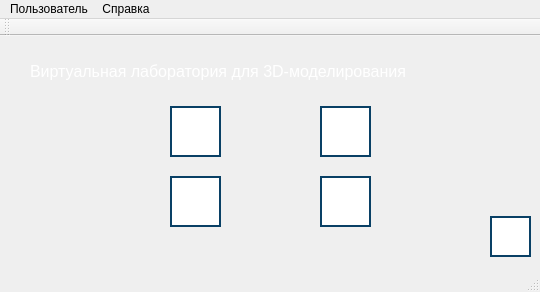
<?xml version="1.0" encoding="UTF-8"?>
<ui version="4.0">
 <class>MainWindow</class>
 <widget class="QMainWindow" name="MainWindow">
  <property name="geometry">
   <rect>
    <x>0</x>
    <y>0</y>
    <width>540</width>
    <height>292</height>
   </rect>
  </property>
  <property name="windowTitle">
   <string>RayTracing | Подсистема «Студент» | 1.0v</string>
  </property>
  <property name="toolTip">
   <string/>
  </property>
  <widget class="QWidget" name="centralWidget">
   <widget class="QPushButton" name="button_theory">
    <property name="geometry">
     <rect>
      <x>170</x>
      <y>70</y>
      <width>51</width>
      <height>51</height>
     </rect>
    </property>
    <property name="font">
     <font>
      <pointsize>10</pointsize>
     </font>
    </property>
    <property name="toolTip">
     <string>Доступ к модулю &quot;Теория&quot;</string>
    </property>
    <property name="styleSheet">
     <string notr="true">QPushButton {
    background-color: rgb(255, 255, 255);
    border: 2px solid #094065;
}

QPushButton:pressed {
    background-color:  rgb(118, 118, 118);
}
</string>
    </property>
    <property name="text">
     <string/>
    </property>
    <property name="icon">
     <iconset>
      <normaloff>images/admin-theory-button.png</normaloff>images/admin-theory-button.png</iconset>
    </property>
    <property name="iconSize">
     <size>
      <width>42</width>
      <height>48</height>
     </size>
    </property>
   </widget>
   <widget class="QPushButton" name="button_demo">
    <property name="geometry">
     <rect>
      <x>170</x>
      <y>140</y>
      <width>51</width>
      <height>51</height>
     </rect>
    </property>
    <property name="font">
     <font>
      <pointsize>10</pointsize>
     </font>
    </property>
    <property name="toolTip">
     <string>Доступ к модулю &quot;Демонстрация&quot;</string>
    </property>
    <property name="styleSheet">
     <string notr="true">QPushButton {
    background-color: rgb(255, 255, 255);
    border: 2px solid #094065;
}

QPushButton:pressed {
    background-color:  rgb(118, 118, 118);
}
</string>
    </property>
    <property name="text">
     <string/>
    </property>
    <property name="icon">
     <iconset>
      <normaloff>images/admin-demo-button.png</normaloff>images/admin-demo-button.png</iconset>
    </property>
    <property name="iconSize">
     <size>
      <width>42</width>
      <height>48</height>
     </size>
    </property>
   </widget>
   <widget class="QPushButton" name="button_test">
    <property name="geometry">
     <rect>
      <x>320</x>
      <y>140</y>
      <width>51</width>
      <height>51</height>
     </rect>
    </property>
    <property name="font">
     <font>
      <pointsize>10</pointsize>
     </font>
    </property>
    <property name="toolTip">
     <string>Доступ к модулю &quot;Тестирование&quot;</string>
    </property>
    <property name="styleSheet">
     <string notr="true">QPushButton {
    background-color: rgb(255, 255, 255);
    border: 2px solid #094065;
}

QPushButton:pressed {
    background-color:  rgb(118, 118, 118);
}
</string>
    </property>
    <property name="text">
     <string/>
    </property>
    <property name="icon">
     <iconset>
      <normaloff>images/admin-test-button.png</normaloff>images/admin-test-button.png</iconset>
    </property>
    <property name="iconSize">
     <size>
      <width>42</width>
      <height>48</height>
     </size>
    </property>
   </widget>
   <widget class="QLabel" name="label">
    <property name="geometry">
     <rect>
      <x>30</x>
      <y>20</y>
      <width>471</width>
      <height>31</height>
     </rect>
    </property>
    <property name="font">
     <font>
      <pointsize>12</pointsize>
     </font>
    </property>
    <property name="styleSheet">
     <string notr="true">color: rgb(255, 255, 255);
</string>
    </property>
    <property name="text">
     <string>Виртуальная лаборатория для 3D-моделирования</string>
    </property>
   </widget>
   <widget class="QPushButton" name="button_practic">
    <property name="geometry">
     <rect>
      <x>320</x>
      <y>70</y>
      <width>51</width>
      <height>51</height>
     </rect>
    </property>
    <property name="font">
     <font>
      <pointsize>10</pointsize>
     </font>
    </property>
    <property name="toolTip">
     <string>Доступ к модулю &quot;Практика&quot;</string>
    </property>
    <property name="styleSheet">
     <string notr="true">QPushButton {
    background-color: rgb(255, 255, 255);
    border: 2px solid #094065;
}

QPushButton:pressed {
    background-color:  rgb(118, 118, 118);
}
</string>
    </property>
    <property name="text">
     <string/>
    </property>
    <property name="icon">
     <iconset>
      <normaloff>images/admin-lab-button.png</normaloff>images/admin-lab-button.png</iconset>
    </property>
    <property name="iconSize">
     <size>
      <width>42</width>
      <height>48</height>
     </size>
    </property>
   </widget>
   <widget class="QPushButton" name="button_help">
    <property name="geometry">
     <rect>
      <x>490</x>
      <y>180</y>
      <width>41</width>
      <height>41</height>
     </rect>
    </property>
    <property name="toolTip">
     <string>Получить справку</string>
    </property>
    <property name="styleSheet">
     <string notr="true">QPushButton {
    background-color: rgb(255, 255, 255);
    border: 2px solid #094065;
}

QPushButton:pressed {
    background-color:  rgb(118, 118, 118);
}
</string>
    </property>
    <property name="text">
     <string/>
    </property>
    <property name="icon">
     <iconset>
      <normaloff>images/help-button.png</normaloff>images/help-button.png</iconset>
    </property>
    <property name="iconSize">
     <size>
      <width>48</width>
      <height>48</height>
     </size>
    </property>
   </widget>
  </widget>
  <widget class="QMenuBar" name="menuBar">
   <property name="geometry">
    <rect>
     <x>0</x>
     <y>0</y>
     <width>540</width>
     <height>26</height>
    </rect>
   </property>
   <widget class="QMenu" name="menu">
    <property name="title">
     <string>Пользователь</string>
    </property>
    <addaction name="action_user_profile"/>
    <addaction name="action_exit"/>
   </widget>
   <widget class="QMenu" name="menu_2">
    <property name="title">
     <string>Справка</string>
    </property>
    <addaction name="action_help"/>
    <addaction name="action_manual"/>
    <addaction name="action_about_information"/>
   </widget>
   <addaction name="menu"/>
   <addaction name="menu_2"/>
  </widget>
  <widget class="QToolBar" name="mainToolBar">
   <attribute name="toolBarArea">
    <enum>TopToolBarArea</enum>
   </attribute>
   <attribute name="toolBarBreak">
    <bool>false</bool>
   </attribute>
  </widget>
  <widget class="QStatusBar" name="statusBar"/>
  <action name="action_user_profile">
   <property name="text">
    <string>Профиль</string>
   </property>
  </action>
  <action name="action_user_option">
   <property name="text">
    <string>Настройки</string>
   </property>
  </action>
  <action name="action_exit">
   <property name="text">
    <string>Выход из профиля</string>
   </property>
  </action>
  <action name="action_help">
   <property name="text">
    <string>Справочная система</string>
   </property>
  </action>
  <action name="action_manual">
   <property name="text">
    <string>Руководство пользователя</string>
   </property>
  </action>
  <action name="action_about_information">
   <property name="text">
    <string>О программе</string>
   </property>
  </action>
 </widget>
 <layoutdefault spacing="6" margin="11"/>
 <resources/>
 <connections/>
</ui>
